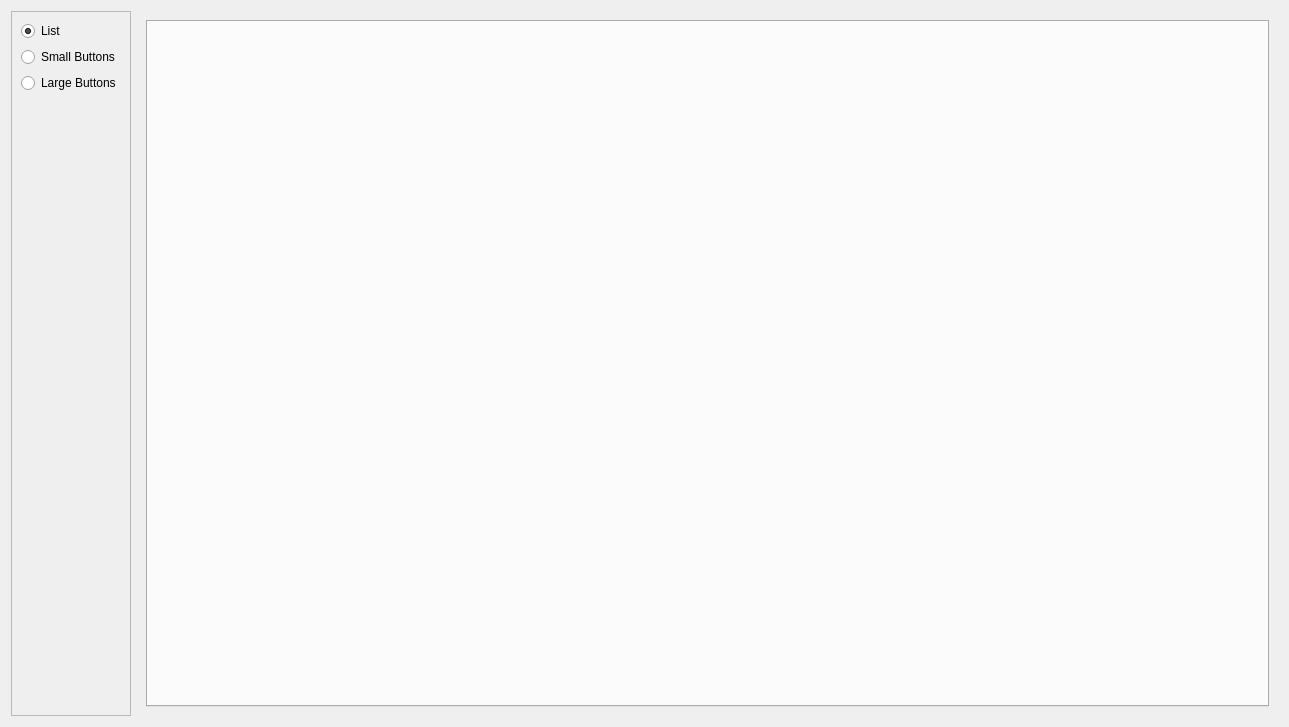
<?xml version="1.0" encoding="UTF-8"?>
<ui version="4.0">
 <class>MusicTool</class>
 <widget class="QWidget" name="MusicTool">
  <property name="geometry">
   <rect>
    <x>0</x>
    <y>0</y>
    <width>1289</width>
    <height>727</height>
   </rect>
  </property>
  <property name="windowTitle">
   <string>Form</string>
  </property>
  <layout class="QHBoxLayout" name="horizontalLayout_2">
   <item>
    <widget class="QFrame" name="frame_MusicToolBar">
     <property name="sizePolicy">
      <sizepolicy hsizetype="Maximum" vsizetype="Expanding">
       <horstretch>0</horstretch>
       <verstretch>0</verstretch>
      </sizepolicy>
     </property>
     <property name="maximumSize">
      <size>
       <width>16777215</width>
       <height>16777215</height>
      </size>
     </property>
     <property name="frameShape">
      <enum>QFrame::StyledPanel</enum>
     </property>
     <property name="frameShadow">
      <enum>QFrame::Raised</enum>
     </property>
     <layout class="QVBoxLayout" name="verticalLayout">
      <item>
       <widget class="QRadioButton" name="radioButton_List">
        <property name="sizePolicy">
         <sizepolicy hsizetype="Maximum" vsizetype="Fixed">
          <horstretch>0</horstretch>
          <verstretch>0</verstretch>
         </sizepolicy>
        </property>
        <property name="text">
         <string>List</string>
        </property>
        <property name="checked">
         <bool>true</bool>
        </property>
        <property name="autoRepeat">
         <bool>false</bool>
        </property>
       </widget>
      </item>
      <item>
       <widget class="QRadioButton" name="radioButton_Small">
        <property name="sizePolicy">
         <sizepolicy hsizetype="Maximum" vsizetype="Fixed">
          <horstretch>0</horstretch>
          <verstretch>0</verstretch>
         </sizepolicy>
        </property>
        <property name="text">
         <string>Small Buttons</string>
        </property>
       </widget>
      </item>
      <item>
       <widget class="QRadioButton" name="radioButton_Large">
        <property name="sizePolicy">
         <sizepolicy hsizetype="Maximum" vsizetype="Fixed">
          <horstretch>0</horstretch>
          <verstretch>0</verstretch>
         </sizepolicy>
        </property>
        <property name="text">
         <string>Large Buttons</string>
        </property>
       </widget>
      </item>
      <item>
       <spacer name="verticalSpacer">
        <property name="orientation">
         <enum>Qt::Vertical</enum>
        </property>
        <property name="sizeHint" stdset="0">
         <size>
          <width>20</width>
          <height>40</height>
         </size>
        </property>
       </spacer>
      </item>
     </layout>
    </widget>
   </item>
   <item>
    <widget class="QStackedWidget" name="stackedWidget">
     <property name="currentIndex">
      <number>2</number>
     </property>
     <widget class="QWidget" name="page_List">
      <layout class="QVBoxLayout" name="verticalLayout_2">
       <item>
        <widget class="QLabel" name="label">
         <property name="text">
          <string>List View</string>
         </property>
        </widget>
       </item>
      </layout>
     </widget>
     <widget class="QWidget" name="page_Large">
      <layout class="QVBoxLayout" name="verticalLayout_3">
       <item>
        <widget class="QLabel" name="label_2">
         <property name="text">
          <string>Large Buttons</string>
         </property>
        </widget>
       </item>
      </layout>
     </widget>
     <widget class="QWidget" name="page_Small">
      <layout class="QVBoxLayout" name="verticalLayout_4">
       <item>
        <widget class="QTabWidget" name="tabWidget_Small"/>
       </item>
      </layout>
     </widget>
    </widget>
   </item>
  </layout>
 </widget>
 <resources/>
 <connections/>
</ui>
